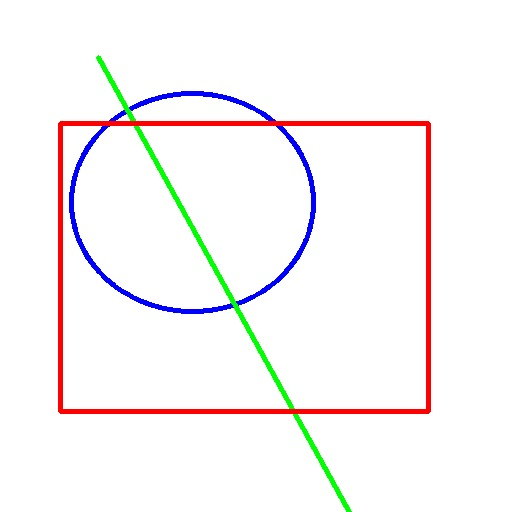
#> input picture RMI INDUCTIONS/Advanced task/paint window_1.jpg, 512 x 512 px, given in place of the camera
$ python task_3.py
#> lines starting #> are read from the running program, lines starting #| are printed output that depends on the picture; after the words box and inside, x2 and y2 are one past the last pixel; in counts of white or black regions, pixels touching at a corner belong together
import cv2
import numpy as np

cap = cv2.VideoCapture(0)
#blank=np.zeros((512,512,3),np.uint8)
n=0
b=0
g=0
r=0
kernel = np.ones((5,5),np.uint8)
bxi=0
byi=0
bxf=0
byf=0
gxi=0
gyi=0
gxf=0
gyf=0
rxi=0
ryi=0
rxf=0
ryf=0
dim = (5, 5)
focal_length=540#focal_length = (pixel_width x  distance) / object_width(measured previously) in pixels unit
PC_ratio=36#pixels to centimetres ratio
#THE BELOW VARIABLES HAVE TO BE MODIFIED ACCORDING TO THE OBJECT USED
bobject_width=3#in cm
gobject_width=3#in cm
robject_width=3#in cm
#ALL THE VELOCITIES ARE IN Centimetres/second unit
#ALL THE DISTANCES ARE IN Centimetres

while(1):
    bz=0
    gz=0
    rz=0
    cmin=640
    cmax=0
    _, frame = cap.read()
#> frame is the input picture: shape (512, 512, 3); mean B, G, R 245.6, 245.1, 248.5
    hsv = cv2.cvtColor(frame, cv2.COLOR_BGR2HSV)
#> hsv: shape (512, 512, 3); mean H, S, V 12.6, 12.3, 253.6
    blurred = cv2.GaussianBlur(hsv, (5, 5), 0)
#> blurred: shape (512, 512, 3); mean H, S, V 12.6, 12.3, 253.6

    bxi=bxf
    byi=byf
    lower_blue = np.array([85,255,130])
    upper_blue = np.array([120,255,255])
    bluemask = cv2.inRange(blurred, lower_blue, upper_blue)
#> bluemask: shape (512, 512); every value is 0
    berosion = cv2.erode(bluemask,kernel,iterations = 4)
    bdilation = cv2.dilate(berosion,kernel,iterations = 4)
    bcontours,_ = cv2.findContours(bdilation , cv2.RETR_TREE , cv2.CHAIN_APPROX_SIMPLE)
#> bcontours = []
    if(bcontours!= []):
        length=len(bcontours[0])
        for i in range(length):
             if(bcontours[0][i][0][0]<cmin):
                 cmin=bcontours[0][i][0][0]
             if(bcontours[0][i][0][0]>cmax):
                 cmax=bcontours[0][i][0][0]
        pixel_width=cmax-cmin
        bz= int((bobject_width*focal_length)/pixel_width)
    bM = cv2.moments(bdilation)
#> bM = moments, m00 0
    if (bM["m00"] != 0):
            bcX = int(bM["m10"] / bM["m00"])
            bcY = int(bM["m01"] / bM["m00"])

    else:
            bcX, bcY = 0,0
    bxf=bcX
    byf=bcY
    bvx=int(((bxf-bxi)/0.005) / PC_ratio)
    bvy=int(((byf-byi)/0.005) / PC_ratio)
    cv2.putText(bdilation,"VELOCITIES:",(0,50),cv2.FONT_HERSHEY_SIMPLEX,1,(255,0,0))
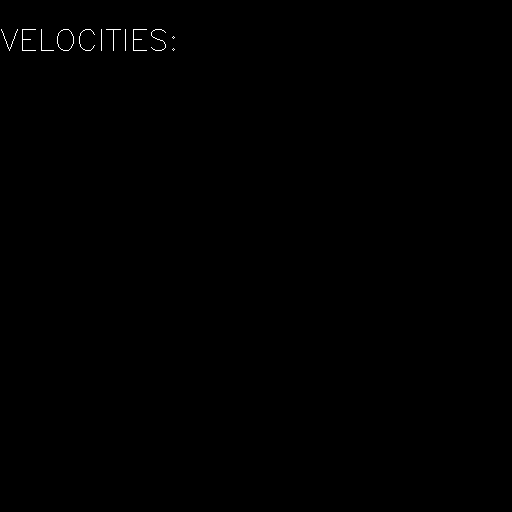
#> bdilation: shape (512, 512); 0.16% white in thin lines or dots, all inside (x1, y1, x2, y2) = (1, 29, 175, 51)
    cv2.putText(bdilation,"X:"+str(bvx),(200,50),cv2.FONT_HERSHEY_SIMPLEX,1,(255,0,0))
#> bdilation: shape (512, 512); 0.2% white in thin lines or dots, all inside (x1, y1, x2, y2) = (1, 29, 248, 51)
    cv2.putText(bdilation,"Y:"+str(bvy),(350,50),cv2.FONT_HERSHEY_SIMPLEX,1,(255,0,0))
    cv2.putText(bdilation,"Z DISTANCE:"+str(bz),(0,150),cv2.FONT_HERSHEY_SIMPLEX,1,(255,0,0))
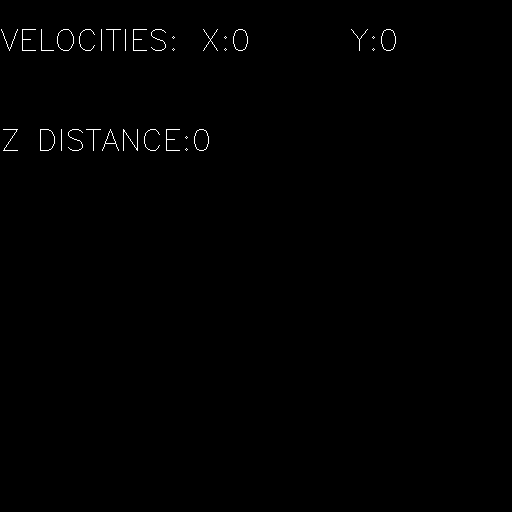
#> bdilation: shape (512, 512); 0.43% white in thin lines or dots, all inside (x1, y1, x2, y2) = (1, 29, 396, 151)

    gxi=gxf
    gyi=gyf
    lower_green = np.array([90,105,40])
    upper_green = np.array([110,255,255])
    greenmask = cv2.inRange(blurred, lower_green, upper_green)
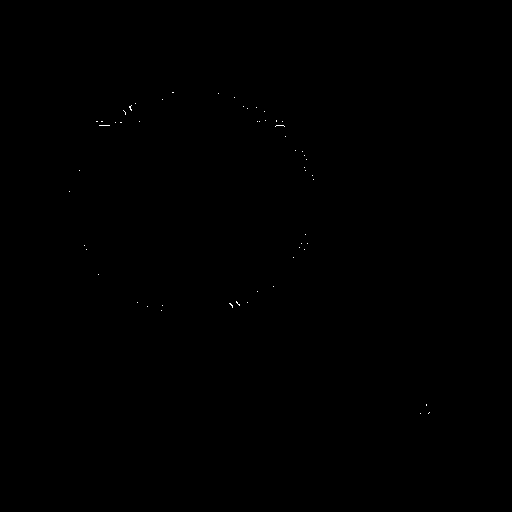
#> greenmask: shape (512, 512); 0.04% white in thin lines or dots, all inside (x1, y1, x2, y2) = (69, 92, 430, 414)
    gerosion = cv2.erode(greenmask,kernel,iterations = 3)
    gdilation = cv2.dilate(gerosion,kernel,iterations = 3)
    gcontours,_ = cv2.findContours(gdilation , cv2.RETR_TREE , cv2.CHAIN_APPROX_SIMPLE)
#> gcontours = []
    if(gcontours!= []):
        length=len(gcontours[0])
        for i in range(length):
             if(gcontours[0][i][0][0]<cmin):
                 cmin=gcontours[0][i][0][0]
             if(gcontours[0][i][0][0]>cmax):
                 cmax=gcontours[0][i][0][0]
        pixel_width=cmax-cmin
        gz= int((gobject_width*focal_length)/pixel_width)
    gM = cv2.moments(gdilation)
#> gM = moments, m00 0
    if (gM["m00"] != 0):
            gcX = int(gM["m10"] / gM["m00"])
            gcY = int(gM["m01"] / gM["m00"])

    else:
            gcX, gcY = 0,0
    gxf=gcX
    gyf=gcY
    gvx=int(((gxf-gxi)/0.005) / PC_ratio)
    gvy=int(((gyf-gyi)/0.005) / PC_ratio)
    cv2.putText(gdilation,"VELOCITIES:",(0,50),cv2.FONT_HERSHEY_SIMPLEX,1,(255,0,0))
    cv2.putText(gdilation,"X:"+str(gvx),(200,50),cv2.FONT_HERSHEY_SIMPLEX,1,(255,0,0))
    cv2.putText(gdilation,"Y:"+str(gvy),(350,50),cv2.FONT_HERSHEY_SIMPLEX,1,(255,0,0))
    cv2.putText(gdilation,"Z DISTANCE:"+str(gz),(0,150),cv2.FONT_HERSHEY_SIMPLEX,1,(255,0,0))

    rxi=rxf
    ryi=ryf
    lower_red = np.array([60,220,255])
    upper_red = np.array([180,255,255])
    redmask = cv2.inRange(blurred, lower_red, upper_red)
    rerosion = cv2.erode(redmask,kernel,iterations = 4)
    rdilation = cv2.dilate(rerosion,kernel,iterations = 4)
    rM = cv2.moments(rdilation)
#> rM = moments, m00 0
    rcontours,_ = cv2.findContours(rdilation , cv2.RETR_TREE , cv2.CHAIN_APPROX_SIMPLE)
#> rcontours = []
    if(rcontours!= []):
        length=len(rcontours[0])
        for i in range(length):
             if(rcontours[0][i][0][0]<cmin):
                 cmin=rcontours[0][i][0][0]
             if(rcontours[0][i][0][0]>cmax):
                 cmax=rcontours[0][i][0][0]
        pixel_width=cmax-cmin
        rz= int((robject_width*focal_length)/pixel_width)
    if (rM["m00"] != 0):
            rcX = int(rM["m10"] / rM["m00"])
            rcY = int(rM["m01"] / rM["m00"])

    else:
            rcX, rcY = 0,0
    rxf=rcX
    ryf=rcY
    rvx=int(((rxf-rxi)/0.005) / PC_ratio)
    rvy=int(((ryf-ryi)/0.005) / PC_ratio)
    cv2.putText(rdilation,"VELOCITIES:",(0,50),cv2.FONT_HERSHEY_SIMPLEX,1,(255,0,0))
    cv2.putText(rdilation,"X:"+str(rvx),(200,50),cv2.FONT_HERSHEY_SIMPLEX,1,(255,0,0))
    cv2.putText(rdilation,"Y:"+str(rvy),(350,50),cv2.FONT_HERSHEY_SIMPLEX,1,(255,0,0))
    cv2.putText(rdilation,"Z DISTANCE:"+str(rz),(0,150),cv2.FONT_HERSHEY_SIMPLEX,1,(255,0,0))


    Rbluemask = cv2.resize(bdilation, dim, interpolation = cv2.INTER_AREA)
#> Rbluemask = [[6, 4, 2, 2, 0], [5, 6, 0, 0, 0], [0, 0, 0, 0, 0], [0, 0, 0, 0, 0], [0, 0, 0, 0, 0]]
    Rgreenmask = cv2.resize(gdilation, dim, interpolation = cv2.INTER_AREA)
#> Rgreenmask has the same summary as Rbluemask
    Rredmask = cv2.resize(rdilation, dim, interpolation = cv2.INTER_AREA)
#> Rredmask has the same summary as Rbluemask

    Rbluemask=Rbluemask/10
#> Rbluemask = [[0.6, 0.4, 0.2, 0.2, 0], [0.5, 0.6, 0, 0, 0], [0, 0, 0, 0, 0], [0, 0, 0, 0, 0], [0, 0, 0, 0, 0]]
    Rgreenmask=Rgreenmask/10
#> Rgreenmask has the same summary as Rbluemask
    Rredmask=Rredmask/10
#> Rredmask has the same summary as Rbluemask

    Ibluemask=Rbluemask.astype(int)
#> Ibluemask = [[0, 0, 0, 0, 0], [0, 0, 0, 0, 0], [0, 0, 0, 0, 0], [0, 0, 0, 0, 0], [0, 0, 0, 0, 0]]
    Igreenmask=Rgreenmask.astype(int)
#> Igreenmask has the same summary as Ibluemask
    Iredmask=Rredmask.astype(int)
#> Iredmask has the same summary as Ibluemask

    if(cv2.countNonZero(Ibluemask)!=0 and n==0):
            b=b+1
            n=1
            text="BLUE"+ str(b)
            print(text)


    elif(cv2.countNonZero(Igreenmask)!=0 and n==0):
            g=g+1
            n=1
            text="GREEN"+ str(g)
            print(text)


    elif(cv2.countNonZero(Iredmask)!=0 and n==0):
            r=r+1
            n=1
            text="RED"+ str(r)
            print(text)


    if(cv2.countNonZero(Ibluemask)==0 and cv2.countNonZero(Igreenmask)==0 and cv2.countNonZero(Iredmask)==0 ):
            n=0


    if(b==10):
        text= "BLUE is the winner!!!!!"
        print(text)
        break

    elif(g==10):
        text= "GREEN is the winner!!!!!"
        print(text)
        break

    elif(r==10):
        text= "RED is the winner!!!!!"
        print(text)
        break

    cv2.imshow('bluemask',bdilation)
    cv2.imshow('greenmask',gdilation)
    cv2.imshow('redmask',rdilation)
    if cv2.waitKey(5) == 27:
#> (key Esc is pressed here)
        break

print("GAME OVER XD")
cv2.destroyAllWindows()
cap.release()


# [7 lines of commented-out code are left out]
